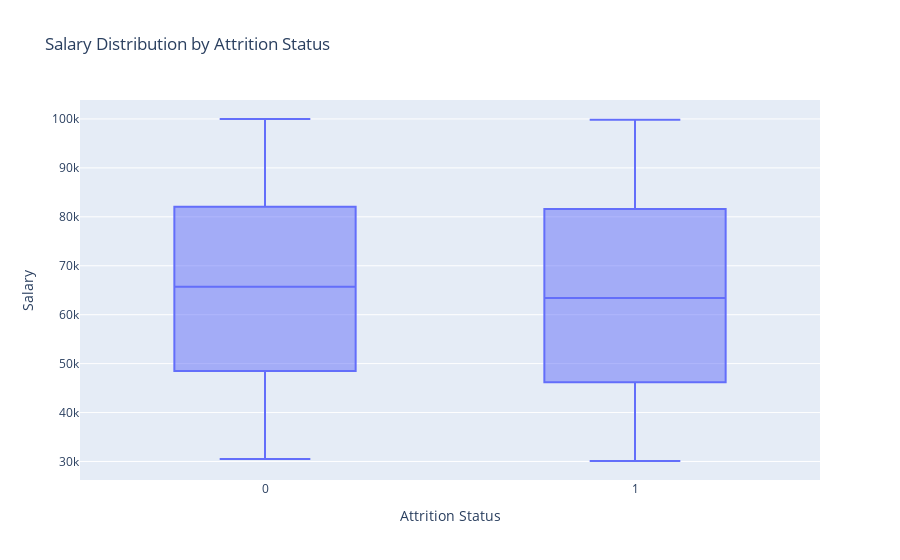

Notebook code for this chart:
### Markdown cell above
#Engineering department has more attrition i.e. 53%

### Code cell
#Salary distribution by attrition feature
salary_attr=emp_attrition.groupby('Attrition')['Salary'].describe().reset_index()
print(salary_attr)

fig_box=px.box(emp_attrition, x='Attrition', y='Salary',title='Salary Distribution by Attrition Status', labels={'Attrition': 'Attrition Status', 'Salary': 'Salary'})
fig_box.show()

### Figure 1 — Plotly figure (JSON) as saved in the notebook; plotly's stock layout.template omitted (floating-point values rounded to 4 significant figures; data arrays with more than 128 entries replaced by an {"elided": "..."} marker saying what was removed)
{"data": [{"alignmentgroup": "True", "hovertemplate": "Attrition Status=%{x}<br>Salary=%{y}<extra></extra>", "legendgroup": "", "marker": {"color": "#636efa"}, "name": "", "notched": false, "offsetgroup": "", "orientation": "v", "showlegend": false, "type": "box", "x": {"elided": "1000 int values"}, "x0": " ", "xaxis": "x", "y": {"elided": "1000 int values"}, "y0": " ", "yaxis": "y"}], "layout": {"autosize": true, "boxmode": "group", "legend": {"tracegroupgap": 0}, "title": {"text": "Salary Distribution by Attrition Status"}, "xaxis": {"anchor": "y", "autorange": true, "domain": [0, 1], "range": [-0.5, 1.5], "title": {"text": "Attrition Status"}, "type": "linear"}, "yaxis": {"anchor": "x", "autorange": true, "domain": [0, 1], "range": [26220.0, 103900.0], "title": {"text": "Salary"}, "type": "linear"}}}
